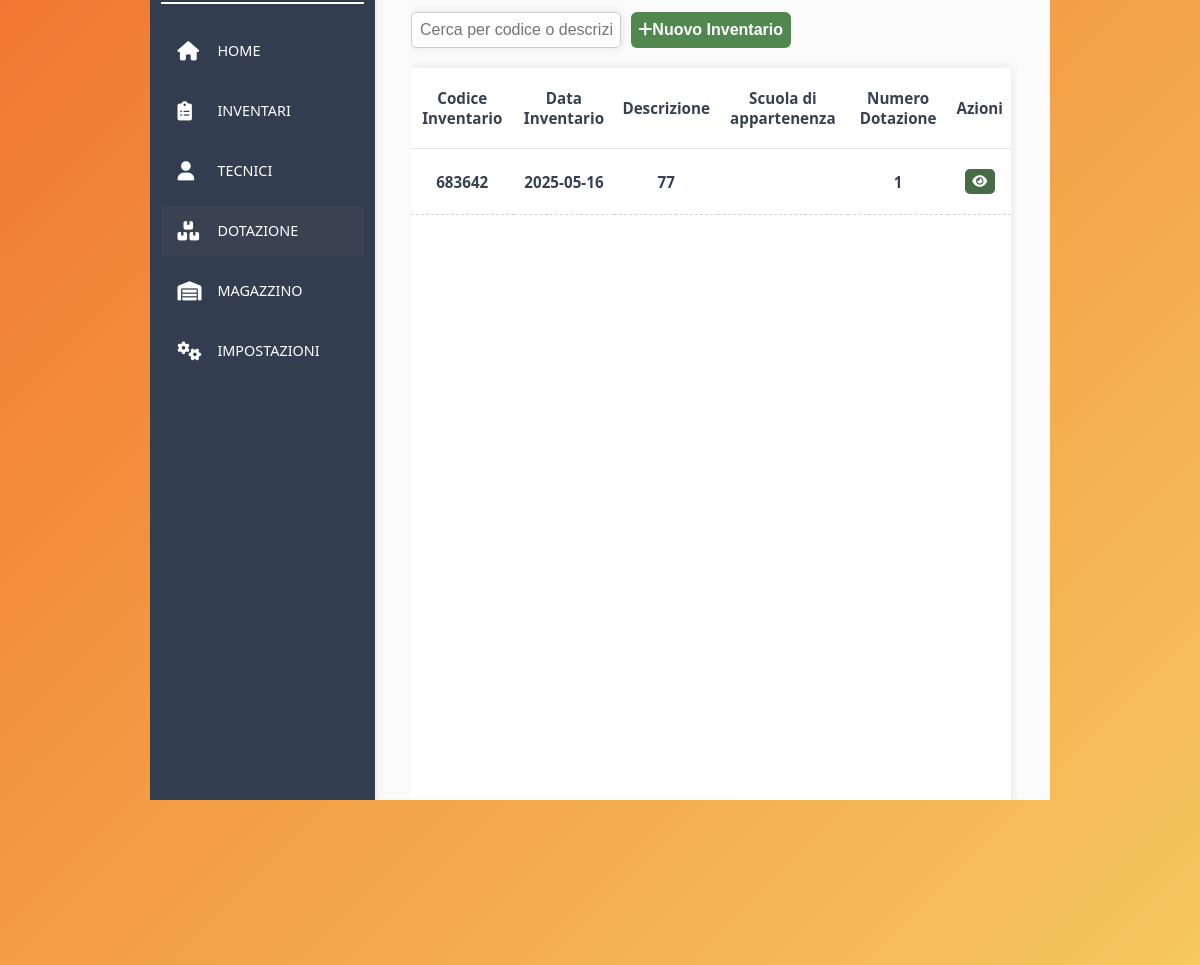
Screenshot of /user_page/inventari/inventari.php?id=INFO2 with the database file from the repository.
### tables this page shows
CREATE TABLE `inventario` (
  `codice_inventario` varchar(15) NOT NULL,
  `data_inventario` date DEFAULT NULL,
  `descrizione` text DEFAULT NULL,
  `ID_aula` varchar(20) NOT NULL,
  `scuola_appartenenza` varchar(10) DEFAULT NULL,
  `ID_tecnico` varchar(50) NOT NULL
);

### user_page/inventari/inventari.php (the view, shortened to what this page needs)
<?php
$host = 'localhost';
$db = 'inventariosdarzo';
$user = 'root';
$pass = '';
try {
    $conn = new PDO("mysql:host=$host;dbname=$db", $user, $pass);
    $conn->setAttribute(PDO::ATTR_ERRMODE, PDO::ERRMODE_EXCEPTION);
} catch (PDOException $e) {
    die("Connessione fallita: " . $e->getMessage());
}
$idAula = $_GET['id'];
try {
    $stmt = $conn->prepare("
        SELECT i.codice_inventario, i.data_inventario, i.descrizione, s.nome AS nome_scuola
        FROM inventario i
        LEFT JOIN scuola s ON i.scuola_appartenenza = s.codice_meccanografico
        WHERE i.ID_Aula = ?
        ORDER BY i.data_inventario DESC
    ");
    $stmt->execute([$idAula]);
    $inventari = $stmt->fetchAll(PDO::FETCH_ASSOC);
} catch (PDOException $e) {
    die("Errore nel recupero degli inventari: " . $e->getMessage());
}
?>
<!DOCTYPE html>
<html lang="en">
<head>
        <link rel="stylesheet" href="..\..\assets\css\background.css">
        <link rel="stylesheet" href="..\..\assets\css\shared_style_user_admin.css">
        <link rel="stylesheet" href="..\..\assets\css\shared_admin_subpages.css">
        <link rel="stylesheet" href="inventari.css">
        <link rel="stylesheet" href="https://cdnjs.cloudflare.com/ajax/libs/font-awesome/6.0.0-beta3/css/all.min.css">
</head>
<body>
    <div class="container">
        <div class="sidebar">
                <div class="image"><img src="..\..\assets\images\logo_darzo.png" width="120px"></div>
                <div class="section-container">
                    <br>
                    <a href="..\admin_page.php"><div class="section"><span class="section-text"><i class="fas fa-home"></i> HOME</span></div></a>
                    <a href="boh.php"><div class="section"><span class="section-text"><i class="fas fa-clipboard-list"></i> INVENTARI</span></div></a>
                    <a href="..\mostra_user_attivi\mostra_user_attivi.php"><div class="section"><span class="section-text"><i class="fas fa-user"></i> TECNICI</span></div></a>
                    <a href="lista_dotazione.php"><div class="section selected"><span class="section-text"><i class="fas fa-boxes-stacked"></i>DOTAZIONE</span></div></a>
                    <a href="bop.php"><div class="section"><span class="section-text"><i class="fas fa-warehouse"></i>MAGAZZINO</span></div></a>
                    <a href="bop.php"><div class="section"><span class="section-text"><i class="fas fa-cogs"></i>IMPOSTAZIONI</span></div></a>
                </div>
            </div>
    <div class="content">
        <div class="actions">
            <input type="text" id="filterInput" placeholder="Cerca per codice o descrizione" class="filter-input">
            <form method="post" action="../nuovo_inventario/nuovo_inventario.php?id=<?php echo $idAula ?>">
                <button class="btn-add"><i class="fas fa-plus"></i>Nuovo Inventario</button>
            </form>
        </div>
        <div class="lista-dotazioni">
            <table>
                    <thead>
                        <td>Codice Inventario</td>
                        <td>Data Inventario</td>
                        <td>Descrizione</td>
                        <td>Scuola di appartenenza</td>
                        <td>Numero Dotazione</td>
                        <td style="text-align: center;">Azioni</td>
                    </thead>
                <tbody>
                    <?php if (count($inventari) === 0): ?>
                        <tr>
                            <td colspan="5" class="no-results">Nessun inventario trovato per quest'aula.</td>
                        </tr>
                    <?php else: ?>
                        <?php foreach ($inventari as $inv):
                                    $stmt = $conn->prepare("SELECT COUNT(*) FROM riga_inventario WHERE codice_inventario = ?");
                                    $stmt->execute([$inv['codice_inventario']]);
                                    $numDot = $stmt->fetchColumn();
                                    echo "<tr>";
                                        echo "<td>".$inv['codice_inventario']."</td>";
                                        echo "<td>".$inv['data_inventario']."</td>";
                                        echo "<td>".$inv['descrizione']."</td>";
                                        echo "<td>".$inv['nome_scuola']."</td>";
                                        echo "<td>".$numDot."</td>";
                                        ?>
                                    <td>
                                        <div class="div-action-btn">
                                            <a href="../dotazioni/dotazioni.php?codice=<?php echo $inv['codice_inventario'] ?>" title="Visualizza dotazioni">
                                                <button class="btn-action btn-green"><i class="fas fa-eye"></i></button>
                                            </a>
                                        </div>
                                </td>
                            </tr>
                        <?php endforeach; ?>
                    <?php endif; ?>
                </tbody>
            </table>
        </div>
    </div>
</body>
</html>

### assets/css/background.css (style rules this page uses)
body { font-family: Arial, sans-serif; background: linear-gradient(-45deg, #f17832, #fec11a, #f7da67, #f17832); background-size: 400% 400%; animation: gradientMove 10s ease infinite; }

### assets/css/shared_style_user_admin.css (style rules this page uses)
html, body { height: 100%; margin: 0; padding: 0; overflow: hidden; display: flex; justify-content: center; align-items: center; font-family: Arial, Helvetica, sans-serif; }
.container { background-color: #fbfbfb; width: 75vw; height: 90vh; display: flex; border-radius: 20px; box-shadow: 0 0 10px rgba(0, 0, 0, 0.1); }
.sidebar { background-color: #323e50; width: 25%; min-width: 130px; height: 90vh; border-bottom-left-radius: 20px; border-top-left-radius: 20px; box-shadow: 0 0 10px rgba(0, 0, 0, 0.1); }
.image { position: relative; top: 2%; left: 5%; }
img { min-width: 30%; max-width: 60%; }
.section-container { border-top: 2px solid white; margin-top: 15px; width: 90%; height: 100%; position: relative; left: 5%; right: 5%; font-family: 'Segoe UI', Tahoma, Geneva, Verdana, sans-serif; display: block; color: #333; }
.section { position: relative; width: 100%; height: 50px; margin-bottom: 10px; }
a { text-decoration: none; }
.section-text { width: 100%; height: 100%; font-weight: 500; color: #ffffff; font-size: 0.9rem; display: flex; align-items: center; justify-content: start; padding: 0 8%; }
.content { flex-grow: 1; background-color: #fbfbfb; border-top-right-radius: 20px; border-bottom-right-radius: 20px; overflow-y: auto; margin-left: 4%; }
.section-text i { width: 30px; font-size: 1.2rem; margin-right: 10px; }
.selected { background-color: #384251; }

### assets/css/shared_admin_subpages.css (style rules this page uses)
.btn-action { width: 30px; height: 25px; border: 0px; border-radius: 5px; color: white; }

### user_page/inventari/inventari.css (style rules this page uses)
.lista-dotazioni { background-color: rgb(255, 255, 255); width: 100%; height: 70%; margin-top: 20px; box-shadow: 0 0 10px rgba(0, 0, 0, 0.1); max-width: 50vw; overflow-y: auto; }
.lista-dotazioni table { width: 100%; border-collapse: collapse; font-family: 'Segoe UI', Tahoma, Geneva, Verdana, sans-serif; font-size: 0.95rem; color: #374151; }
.lista-dotazioni thead td { font-weight: bold; padding: 20px 8px; border-bottom: 1px solid #e5e7eb; vertical-align: middle; word-wrap: break-word; text-align: center; }
.lista-dotazioni tbody td { max-width: 300px; font-weight: bold; padding: 20px 8px; border-bottom: 1px dashed #d1d5db; vertical-align: middle; word-wrap: break-word; text-align: center; }
.btn-green { background-color: rgb(71, 106, 71); }
.filter-input { padding: 8px; width: 30%; font-size: 16px; border: 1px solid #ccc; border-radius: 5px; box-shadow: 0 0 10px rgba(0, 0, 0, 0.1); }
.btn-add { background-color: rgb(80, 136, 80); border: none; width: 10%; min-width: 160px; height: 36px; border-radius: 6px; cursor: pointer; color: white; font-weight: bold; font-size: 1rem; }
.actions { display: flex; gap: 10px; margin-bottom: 20px; }
.div-action-btn { display: flex; text-align: center; justify-content: center; gap: 5px; }

### rows the page displays
inventario: codice_inventario "683642", data_inventario "2025-05-16", descrizione "77", numDot "1"
